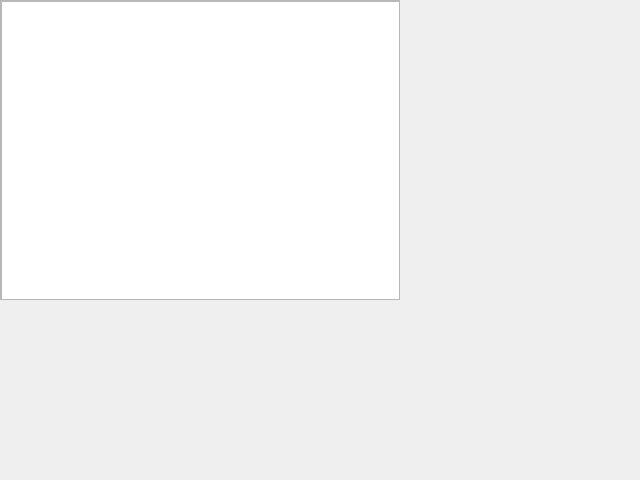
<?xml version="1.0" encoding="UTF-8"?>
<ui version="4.0">
 <class>EmbedWidget</class>
 <widget class="QWidget" name="EmbedWidget">
  <property name="geometry">
   <rect>
    <x>0</x>
    <y>0</y>
    <width>640</width>
    <height>480</height>
   </rect>
  </property>
  <property name="windowTitle">
   <string>Form</string>
  </property>
  <widget class="QScrollArea" name="scrollArea">
   <property name="geometry">
    <rect>
     <x>0</x>
     <y>0</y>
     <width>400</width>
     <height>300</height>
    </rect>
   </property>
   <property name="widgetResizable">
    <bool>true</bool>
   </property>
   <widget class="QWidget" name="scrollAreaWidgetContents">
    <property name="geometry">
     <rect>
      <x>0</x>
      <y>0</y>
      <width>398</width>
      <height>298</height>
     </rect>
    </property>
    <widget class="QTreeView" name="treeView">
     <property name="geometry">
      <rect>
       <x>0</x>
       <y>0</y>
       <width>400</width>
       <height>300</height>
      </rect>
     </property>
    </widget>
   </widget>
  </widget>
 </widget>
 <resources/>
 <connections/>
</ui>
